Frame 1 (no input): blank canvas, image omitted
Frame 60 (no input): blank canvas, image omitted
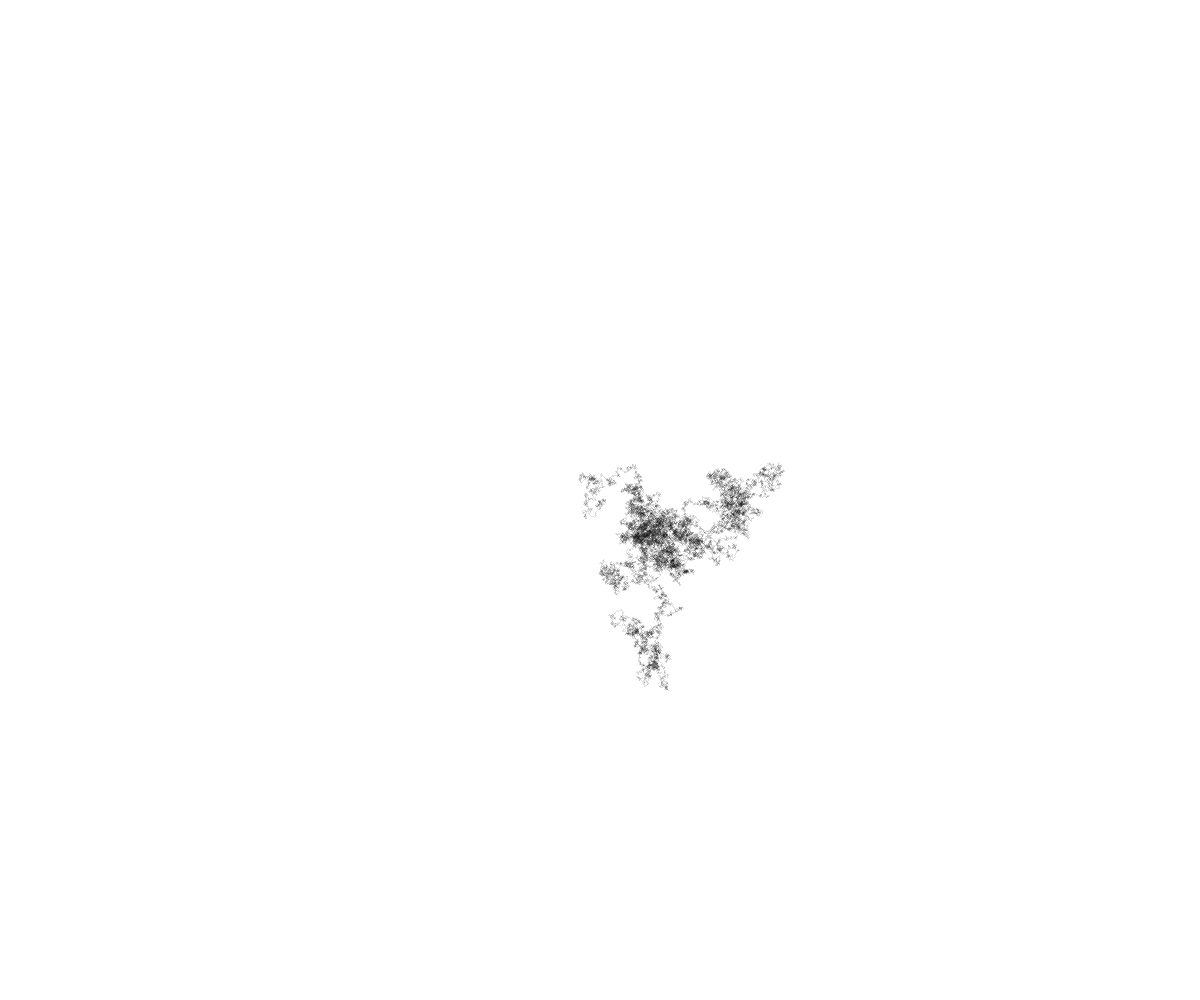
Frame 120 (the mouse pressed at the canvas centre since frame 60)

The p5.js sketch whose frames 1 and 60 were blank and that drew this single picture after the mouse press (run headless with seeded random() and noise() and a simulated clock; from frame 60 on, the mouse is pressed at the canvas centre):

// p5.js sketch
// ── sketch.js
var NORTH = 0;
var NORTHEAST = 1;
var EAST = 2;
var SOUTHEAST = 3;
var SOUTH = 4;
var SOUTHWEST = 5;
var WEST = 6;
var NORTHWEST = 7;
var direction;
var stepSize = 1;
var diameter = 1;

var posX;
var posY;


function setup() {
    createCanvas(window.innerWidth, window.innerHeight);
    noStroke();
    fill(0, 40);

    posX = width / 2;
    posY = height / 2;
}

function draw() {
    for (var i = 0; i <= mouseX; i++) {
        direction = int(random(0, 8));
        if (direction == NORTH) {
            posY -= stepSize;
        } else if (direction == NORTHEAST) {
            posX += stepSize;
            posY -= stepSize;
        } else if (direction == EAST) {
            posX += stepSize;
        } else if (direction == SOUTHEAST) {
            posX += stepSize;
            posY += stepSize;
        } else if (direction == SOUTH) {
            posY += stepSize;
        } else if (direction == SOUTHWEST) {
            posX -= stepSize;
            posY += stepSize;
        } else if (direction == WEST) {
            posX -= stepSize;
        } else if (direction == NORTHWEST) {
            posX -= stepSize;
            posY -= stepSize;
        }

        if (posX > width) posX = 0;
        if (posX < 0) posX = width;
        if (posY < 0) posY = height;
        if (posY > height) posY = 0;

        ellipse(posX + stepSize / 2, posY + stepSize / 2, diameter, diameter);

    }
}
